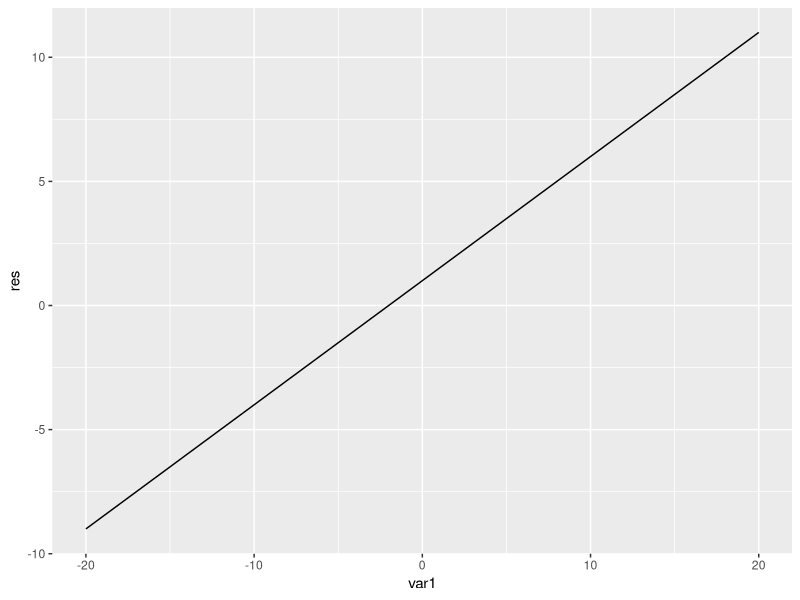
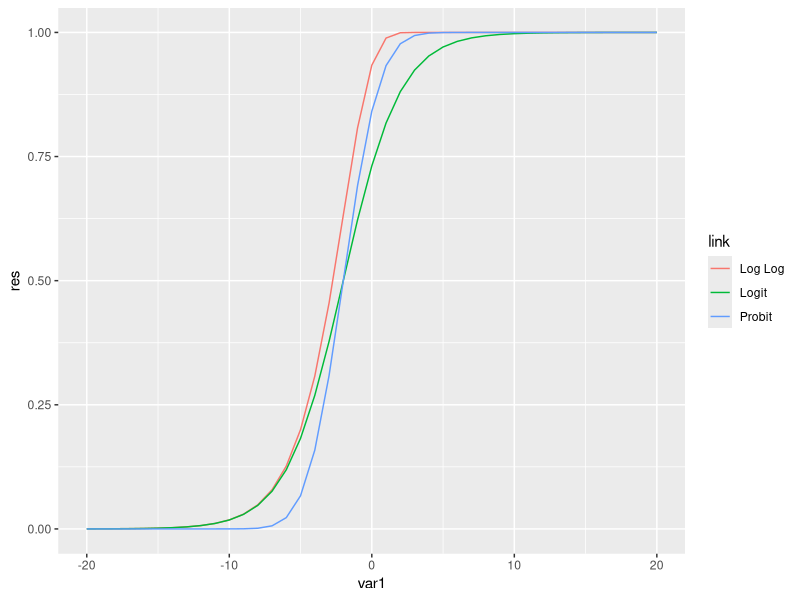

Recreate these plots in R, in order.
library(ggplot2)

x = -20:20
b = c(1, 0.5)

y_fun = function(x) {
  return(b[1] + b[2]*x)
}

y = y_fun(x)

logit_inv = function (y) {
  return(1/(1+exp(-y)))
}

logit = function (p) {
  return(log(p/(1-p)))
}

log.log_inv = function (y) {
  return(1-exp(-exp(y)))
}

log.log = function (p) {
  return(log(-log(1-p)))
}
 
df1 = data.frame(var1=x, res=y)

plot1 = ggplot(data=df1, mapping = aes(x=var1, y=res)) + geom_line()
plot1

df2 = data.frame(var1=x, res=logit_inv(y), link="Logit")
df3 = data.frame(var1=x, res=log.log_inv(y), link="Log Log")
df4 = data.frame(var1=x, res=pnorm(y), link="Probit")
df = rbind(df2, df3, df4)
plot2 = ggplot(data=df, mapping = aes(x=var1, y=res)) + geom_line(mapping=aes(colour=link))
plot2
